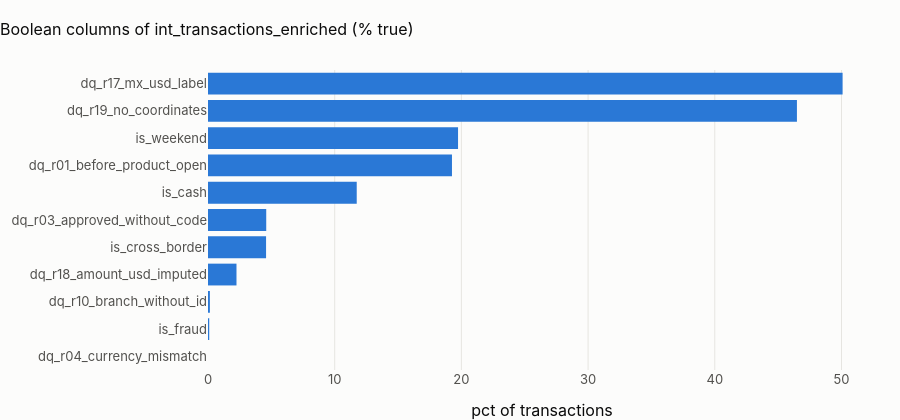

Write notebook code for a chart like this one.
### Markdown cell above
### 2f · Derived flags and the data-quality columns
Rates of every boolean the model adds. The `dq_*` columns are counted again in `audit.dq_integrity_findings`
against their SLOs.

### Code cell
bools = list(pl.columns("int_transactions_enriched").query("data_type == 'BOOLEAN'")["column_name"])
rates = pl.q(
    "select "
    + ", ".join(f'round(100 * avg("{c}"::int), 3) as "{c}"' for c in bools)
    + " from {int_transactions_enriched}"
).T.reset_index()
rates.columns = ["flag", "pct of transactions"]
fig = px.bar(
    rates.sort_values("pct of transactions"),
    x="pct of transactions",
    y="flag",
    orientation="h",
    title="Boolean columns of int_transactions_enriched (% true)",
)
fig.update_layout(height=420, yaxis_title=None)
fig.show()

### Figure 1 — Plotly figure (JSON) as saved in the notebook; plotly's stock layout.template omitted (floating-point values rounded to 4 significant figures)
{"data": [{"hovertemplate": "pct of transactions=%{x}<br>flag=%{y}<extra></extra>", "legendgroup": "", "marker": {"color": "#2a78d6", "pattern": {"shape": ""}}, "name": "", "orientation": "h", "showlegend": false, "textposition": "auto", "type": "bar", "x": [0.0, 0.098, 0.149, 2.249, 4.583, 4.596, 11.74, 19.26, 19.74, 46.48, 50.09], "xaxis": "x", "y": ["dq_r04_currency_mismatch", "is_fraud", "dq_r10_branch_without_id", "dq_r18_amount_usd_imputed", "is_cross_border", "dq_r03_approved_without_code", "is_cash", "dq_r01_before_product_open", "is_weekend", "dq_r19_no_coordinates", "dq_r17_mx_usd_label"], "yaxis": "y"}], "layout": {"barmode": "relative", "height": 420, "legend": {"tracegroupgap": 0}, "title": {"text": "Boolean columns of int_transactions_enriched (% true)"}, "xaxis": {"anchor": "y", "domain": [0.0, 1.0], "title": {"text": "pct of transactions"}}, "yaxis": {"anchor": "x", "domain": [0.0, 1.0], "title": {}}}}
